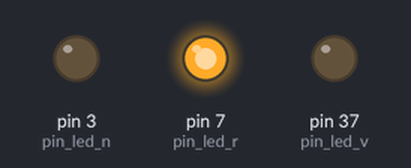
Simulated run of this program. Board: Raspberry Pi (header pin numbers). Parts: output pins drawn as LEDs (lit = HIGH). At 12.0 s the program stops and its outputs stay as they are.

Above: at 0.5 s.
At 1.5 s:
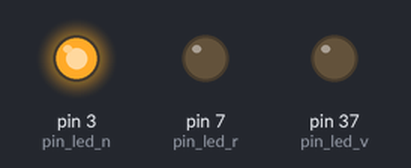
At 5.5 s:
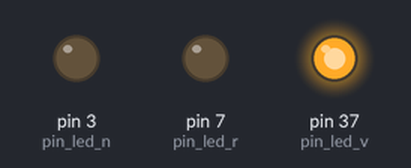
Timing chart, 0 to 6.9 s (numbered marks = the images above):
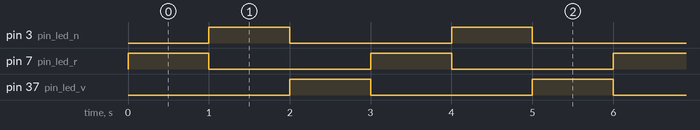

Measured:
- by itself, pin 3 (pin_led_n), pin 37 (pin_led_v): alternates HIGH for 1.0 s and LOW for 2.0 s
- by itself, pin 7 (pin_led_r): alternates HIGH for 1.0 s and LOW for 2.0 s, 8 changes in all, then stays LOW

The program:

ejercicio4.py
```python
import RPi.GPIO as GPIO
from time import sleep

GPIO.setmode(GPIO.BOARD)

pin_led_r = 7
pin_led_n = 3
pin_led_v = 37

GPIO.setup(pin_led_r, GPIO.OUT)
GPIO.setup(pin_led_n, GPIO.OUT)
GPIO.setup(pin_led_v, GPIO.OUT)

GPIO.output(pin_led_r, GPIO.LOW)
GPIO.output(pin_led_n, GPIO.LOW)
GPIO.output(pin_led_v, GPIO.LOW)

for _ in range(4):

  GPIO.output(pin_led_r, GPIO.HIGH)
  sleep(1)
  GPIO.output(pin_led_r, GPIO.LOW)

  GPIO.output(pin_led_n, GPIO.HIGH)
  sleep(1)
  GPIO.output(pin_led_n, GPIO.LOW)

  GPIO.output(pin_led_v, GPIO.HIGH)
  sleep(1)
  GPIO.output(pin_led_v, GPIO.LOW)


GPIO.cleanup()
```
